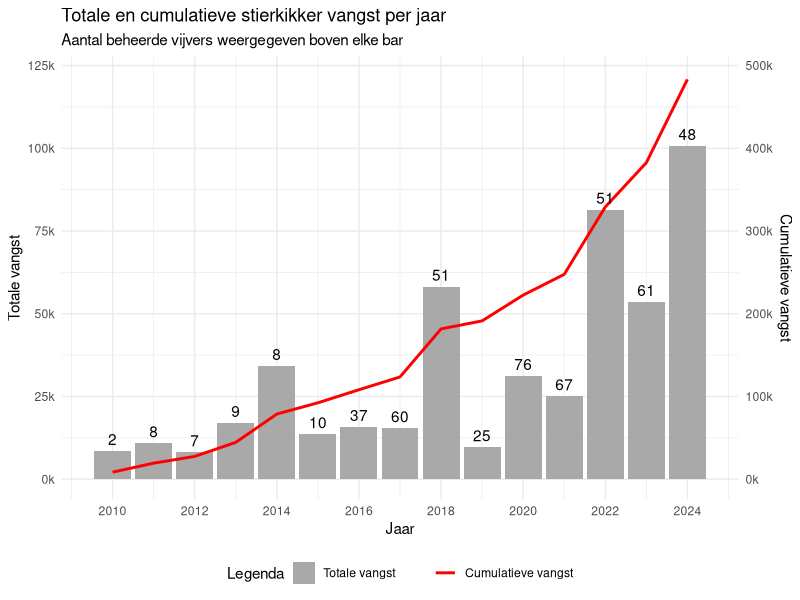
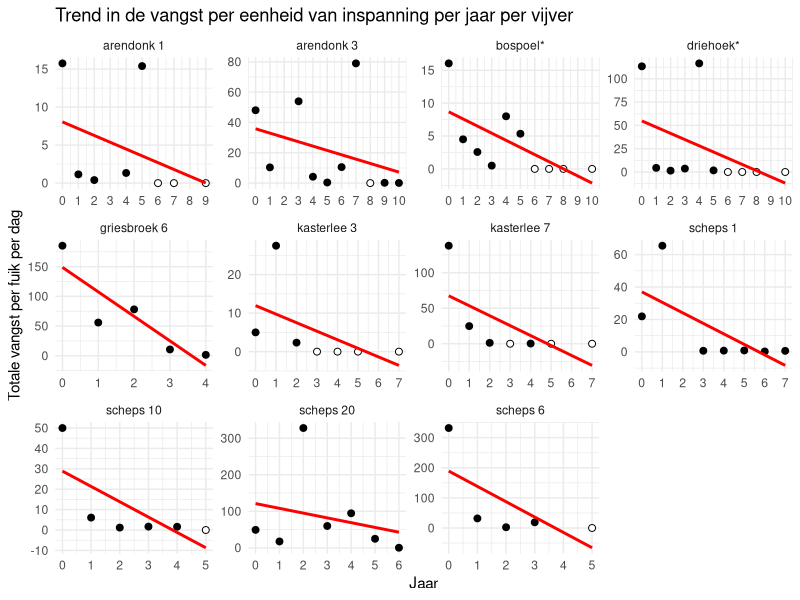
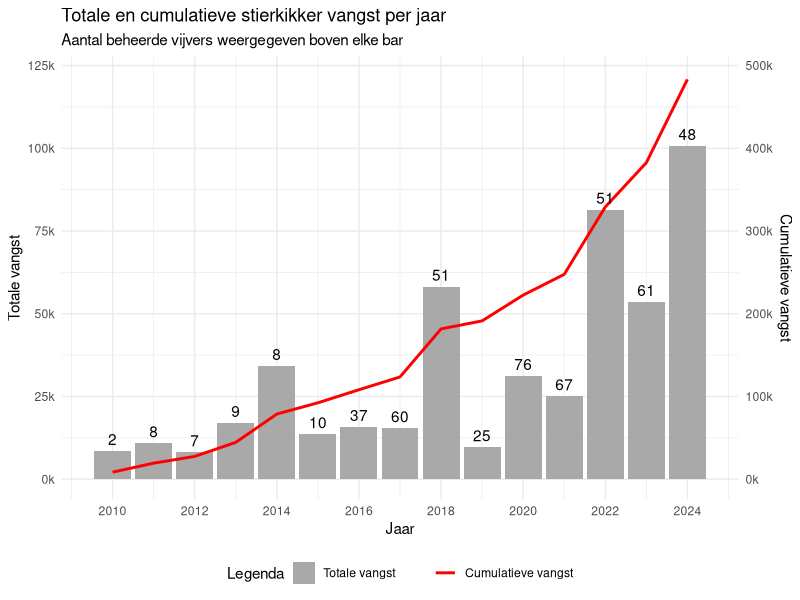
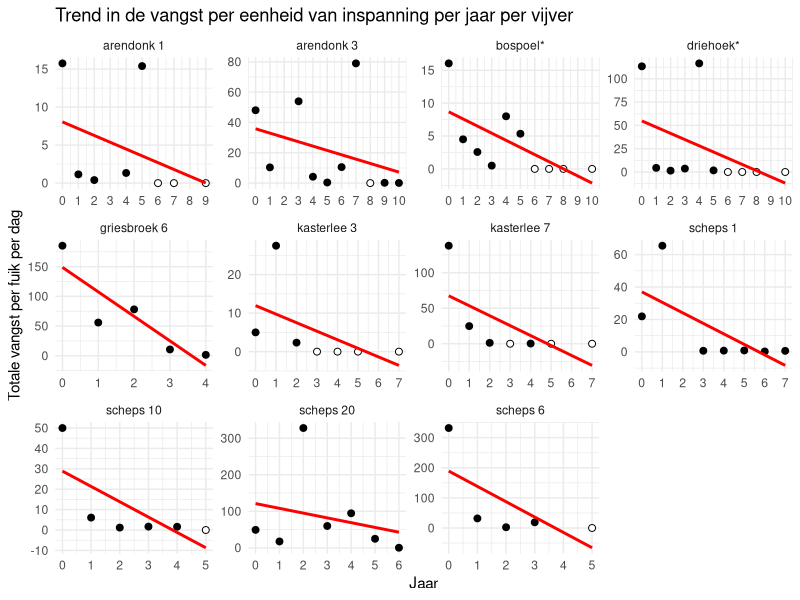

Recreate these plots in R, in order.
## ---- chunk 1
library(tidyverse)
## ---- chunk 2
afvangsten_per_fuik_combined <- read_csv("interim/afvangsten_per_fuik_combined.csv")
## ---- chunk 3
afvangsten_per_jaar_cum <- afvangsten_per_fuik_combined %>%
  group_by(Jaar) %>%
  summarise(totaal_vangst = sum(totaal_fuik, na.rm = TRUE),
            aantal_vijvers = n_distinct(locationID)) %>%
  ungroup() %>% 
  mutate(cum_vangst = cumsum(totaal_vangst)) 
 
  writexl::write_xlsx(afvangsten_per_jaar_cum, path = "./interim/RAVON_afvangsten_per_jaar_cum.xlsx")

afvangsten_per_jaar_cum %>% 
  ggplot(aes(x = Jaar, y = totaal_vangst)) +
  geom_bar(aes(fill = "Totale vangst"), 
           stat = "identity") +
  geom_line(aes(y = cum_vangst/4, color = "Cumulatieve vangst"),
            linewidth = 1) +
  geom_text(aes(y = totaal_vangst, label = aantal_vijvers), vjust = -0.5)  +
  scale_y_continuous(
    name = "Totale vangst",
    labels = function(x) paste0(x/1000, "k"),
    sec.axis = sec_axis(~.*4, 
                        name = "Cumulatieve vangst", 
                        labels = function(x) paste0(x/1000, "k"),
                        breaks = seq(0, 500000, by = 100000))
  ) +
  scale_x_continuous(
    limits = c(2009.5, 2024.5),
    breaks = seq(2010, 2024, by = 2)
  ) +
  scale_fill_manual(values = c("Totale vangst" = "darkgrey"), 
                    name = "Legenda") + # Naam van de legenda instellen
  scale_color_manual(values = c("Cumulatieve vangst" = "red"),
                     name = "") + # Naam van de legenda instellen
  theme_minimal() +
  theme(legend.position = "bottom", # Legenda onder de grafiek
        legend.title = element_text(hjust = 0.5)) + # Centraal uitlijnen van de legendatitel
  labs(title = "Totale en cumulatieve stierkikker vangst per jaar",
       subtitle = "Aantal beheerde vijvers weergegeven boven elke bar") +
  guides(fill = guide_legend(order = 1), # Volgorde van de legenda items
         color = guide_legend(order = 2)) # Volgorde van de legenda items

  ggsave("./interim/figuren_ravon_artikel/2025/afvangsten_per_fuik_combined.png", width = 10, height = 6, units = "in")
## ---- chunk 4
locs <- afvangsten_per_fuik_combined %>% 
  distinct(locationID, Locatie) %>% 
  filter(!is.na(Locatie))

temp <- afvangsten_per_fuik_combined %>%
  filter(!is.na(locationID)) %>%
  group_by(locationID) %>% 
  mutate(jaren = n_distinct(Jaar)) %>% 
  filter(jaren >= 5) %>%
  mutate(jaar = Jaar - min(Jaar)) %>% 
  group_by(locationID, jaar) %>%
  summarise(totale_vangst = sum(totaal_fuik, na.rm = TRUE),
            totale_inspanning = n(),
            cpue = totale_vangst/totale_inspanning,
            mean_vangst = mean(totaal_fuik, na.rm = TRUE),
            se_vangst = sd(totaal_fuik, na.rm = TRUE) / sqrt(totale_inspanning)) %>%
  ungroup() %>% 
  left_join(locs, by = "locationID") %>% 
  filter(!grepl("nijlen", Locatie, ignore.case = TRUE)) 

# Filter ponds that have a cpue of at least 5 in jaar 0
broedpoelen <- temp %>% 
  filter(jaar == 0 & cpue >= 5)

temp <- temp %>% 
  filter(locationID %in% broedpoelen$locationID)

temp <- temp %>%
  mutate(Locatie = case_when(Locatie == "bospoel" ~ "bospoel*",
                             Locatie == "driehoek" ~ "driehoek*",
                             TRUE ~ Locatie))

writexl::write_xlsx(temp, path = "./interim/RAVON_trend_cpue_vijvers.xlsx")

temp %>% 
  ggplot(aes(x = jaar, y = cpue)) +
  geom_point(aes(fill = cpue == 0), shape = 21, size = 2, stroke = 0.5) + # Gebruik shape 21 voor gevulde cirkels met rand
  scale_fill_manual(values = c("TRUE" = "white", "FALSE" = "black"), guide = FALSE) +
  geom_smooth(method = "lm", se = FALSE, color = "red") +
  facet_wrap(~Locatie, scales = "free") +
  scale_x_continuous(breaks = function(x) seq(ceiling(min(x)), floor(max(x)), by = 1)) + # Alleen hele getallen op x-as
  labs(
    title = "Trend in de vangst per eenheid van inspanning per jaar per vijver",
    x = "Jaar",
    y = "Totale vangst per fuik per dag"
  ) +
  theme_minimal() # Voor een schonere look


  ggsave("./interim/figuren_ravon_artikel/2025/Trend_VPEI_jaar_vijver.png", width = 10, height = 6, units = "in")

summary(temp$jaren)

richtingscoefficienten <- temp %>%
  group_by(Locatie) %>%
  summarise(
    richtingscoefficient = coef(lm(cpue ~ jaar))[2] # Helling berekenen
  ) %>%
  ungroup() 

mean(richtingscoefficienten$richtingscoefficient, na.rm = TRUE)
sd(richtingscoefficienten$richtingscoefficient, na.rm = TRUE)/sqrt(nrow(richtingscoefficienten))
